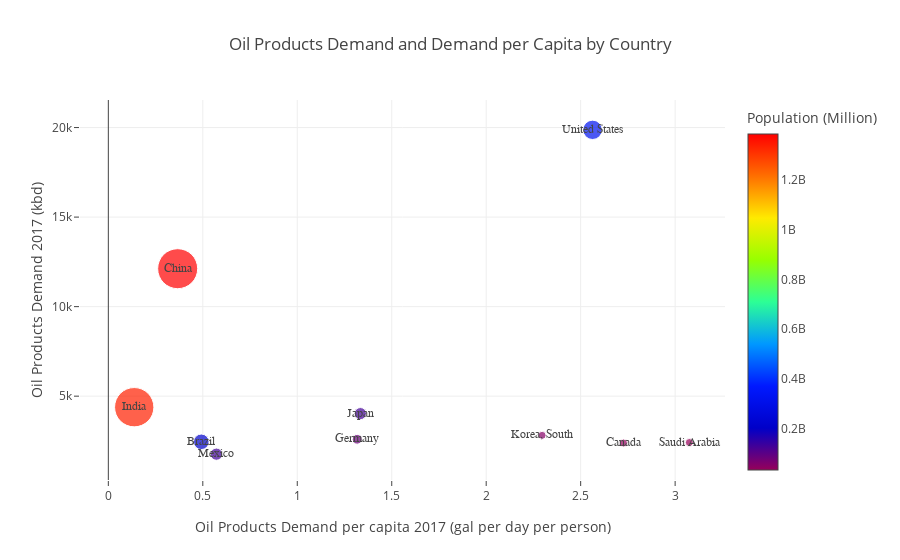

This figure's notebook cell:
### Code cell
import plotly.graph_objs as go
import plotly.plotly
import numpy as np
import pandas as pd
import plotly.graph_objs as go
plotly.offline.init_notebook_mode(connected=True)

y=df2['Oil Products Demand 2017']
x=df2['Oil Products Demand per capita 2017']
z=df2['Population 2017']
n=df2['COUNTRY']

 
#df2['text'] = df2['COUNTRY'] + df2['CITY'] + '' + 'Oil Products Demand per capita 2017 ' + df2['Oil Products Demand per capita 2017'].astype(str)


df2['text'] = df2['COUNTRY']  + '' +'Demand per capita 2017: ' + df2['Oil Products Demand per capita 2017'].astype(str)



scl = [0,"rgb(150,0,90)"],[0.125,"rgb(0, 0, 200)"],[0.25,"rgb(0, 25, 255)"],\
[0.375,"rgb(0, 152, 255)"],[0.5,"rgb(44, 255, 150)"],[0.625,"rgb(151, 255, 0)"],\
[0.75,"rgb(255, 234, 0)"],[0.875,"rgb(255, 111, 0)"],[1,"rgb(255, 0, 0)"]
    
size = df2['Population Q1, 2018']


trace1 = go.Scatter(
    x=df2['Oil Products Demand per capita 2017'],
    y=df2['Oil Products Demand 2017'],
    text = df2['COUNTRY'],
    
    textfont=dict(
        family='sans serif',
        size=12,    
    ),
    
    mode='markers+text',
    
    #mode = 'markers',
    marker = dict( 
        size=size,
     #   size=7,
        sizemode='area',
        #sizeref=2.*max(size)/(40.**2),
        sizeref=2.*max(size)/(40.**2),
        #sizeref=2.*max(size)/(40.**2),
        sizemin=4,
        colorscale = scl,
            cmin = df2['Population Q1, 2018'].min(),
            color = df2['Population Q1, 2018'],
            cmax = df2['Population Q1, 2018'].max(),
            colorbar=dict(
            title="Population (Million)",
              
              
            )
        )
)
data1 = [trace1]
layout3= go.Layout(
   
 title= 'Oil Products Demand and Demand per Capita by Country',
    hovermode= 'closest',
    yaxis= dict(
        title= 'Oil Products Demand 2017 (kbd)',
        ticklen= 5,
        zeroline= False,
        gridwidth= 1,
        
),
    xaxis=dict(
        title= 'Oil Products Demand per capita 2017 (gal per day per person)',
        ticklen= 5,
        gridwidth= 1,
        
    ),
    showlegend= False
    
)


fig = dict( data=data1 ,layout=layout3)
plotly.offline.iplot( fig, validate=False )

### Figure 1 — Plotly figure (JSON) as saved in the notebook; plotly's stock layout.template omitted (floating-point values rounded to 4 significant figures)
{"data": [{"marker": {"cmax": 1386395000, "cmin": 32938213, "color": [32938213, 36708083, 325719178, 51466201, 126785797, 82695000, 129163276, 209288278, 1386395000, 1339180127], "colorbar": {"title": "Population (Million)"}, "colorscale": [[0, "rgb(150,0,90)"], [0.125, "rgb(0, 0, 200)"], [0.25, "rgb(0, 25, 255)"], [0.375, "rgb(0, 152, 255)"], [0.5, "rgb(44, 255, 150)"], [0.625, "rgb(151, 255, 0)"], [0.75, "rgb(255, 234, 0)"], [0.875, "rgb(255, 111, 0)"], [1, "rgb(255, 0, 0)"]], "size": [32938213, 36708083, 325719178, 51466201, 126785797, 82695000, 129163276, 209288278, 1386395000, 1339180127], "sizemin": 4, "sizemode": "area", "sizeref": 1733000.0}, "mode": "markers+text", "text": ["Saudi Arabia", "Canada", "United States", "Korea, South", "Japan", "Germany", "Mexico", "Brazil", "China", "India"], "textfont": {"family": "sans serif", "size": 12}, "type": "scatter", "x": [3.075, 2.727, 2.563, 2.296, 1.334, 1.317, 0.572, 0.492, 0.367, 0.137], "y": [2412.0, 2383.0, 19873, 2814.0, 4026.0, 2593.0, 1761.0, 2451.0, 12120.0, 4383.0]}], "layout": {"hovermode": "closest", "showlegend": false, "title": "Oil Products Demand and Demand per Capita by Country", "xaxis": {"gridwidth": 1, "ticklen": 5, "title": "Oil Products Demand per capita 2017 (gal per day per person)"}, "yaxis": {"gridwidth": 1, "ticklen": 5, "title": "Oil Products Demand 2017 (kbd)", "zeroline": false}}}
